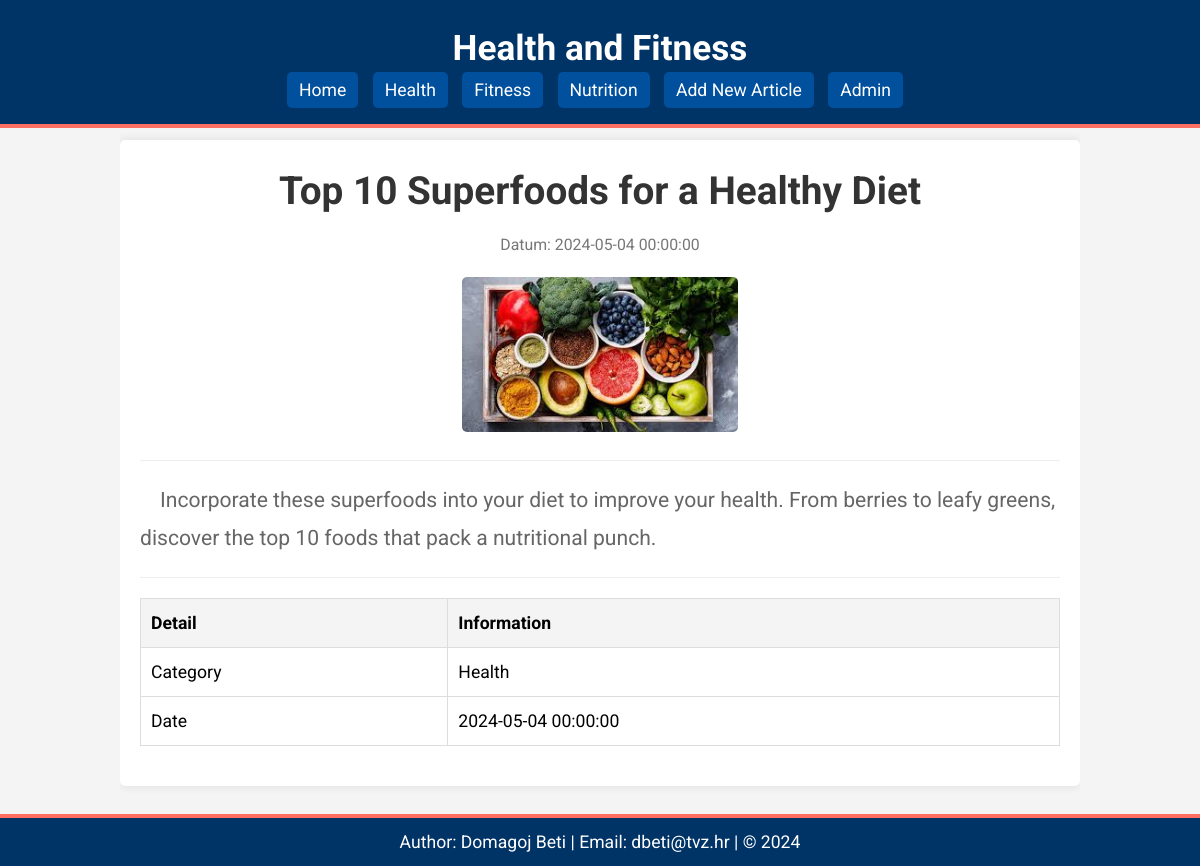
The page /clanak.php?id=3 on the database its author committed.
### tables this page shows
CREATE TABLE `vijesti` (
  `id` int(11) NOT NULL,
  `naslov` varchar(255) NOT NULL,
  `sazetak` text NOT NULL,
  `tekst` text NOT NULL,
  `slika` varchar(255) NOT NULL,
  `kategorija` varchar(50) NOT NULL,
  `arhiva` tinyint(1) NOT NULL DEFAULT 0,
  `datum` datetime NOT NULL
);

### clanak.php (the view, shortened to what this page needs)
<?php include 'header.php'; ?>
<?php
include 'connect.php';
$id = mysqli_real_escape_string($dbc, $_GET['id']);
$query = "SELECT * FROM vijesti WHERE id = '$id'";
$result = mysqli_query($dbc, $query);
if (mysqli_num_rows($result) > 0) {
    $row = mysqli_fetch_assoc($result);
    echo '<article id="' . str_replace(' ', '-', strtolower($row['naslov'])) . '" class="detailed-article">';
    echo '<h3>' . $row['naslov'] . '</h3>';
    echo '<span>' . 'Datum: ' . $row['datum'] . '</span>';
    echo '<div class="article-image-container"><img src="images/' . $row['slika'] . '" alt="' . $row['naslov'] . '"></div>';
    echo '<hr>';
    echo '<p>' . $row['tekst'] . '</p>';
    echo '<hr>';
    echo '<table>';
    echo '<tr><th>Detail</th><th>Information</th></tr>';
    echo '<tr><td>Category</td><td>' . ucfirst($row['kategorija']) . '</td></tr>';
    echo '<tr><td>Date</td><td>' . $row['datum'] . '</td></tr>';
    echo '</table>';
    echo '</article>';
} else {
    echo '<p>Article not found.</p>';
}
?>
<?php include 'footer.php'; ?>

### style.css (style rules this page uses)
* { margin: 0; padding: 0; box-sizing: border-box; }
body { font-family: 'Roboto', sans-serif; line-height: 1.6; background-color: #f4f4f4; padding-top: 120px; padding-bottom: 60px; display: flex; justify-content: center; font-size: 1.1em; }
.detailed-article { background: #fff; padding: 20px; margin-bottom: 20px; box-shadow: 0 0 10px rgba(0, 0, 0, 0.1); border-radius: 5px; font-family: 'Roboto', sans-serif; }
.detailed-article h3 { font-size: 2.2em; margin-bottom: 10px; color: #333; text-align: center; font-weight: bold; }
.detailed-article span { display: block; text-align: center; color: #777; margin-bottom: 20px; font-size: 0.9em; }
.article-image-container { text-align: center; margin: 20px 0; }
.article-image-container img { max-width: 30%; width: 100%; border-radius: 5px; }
.detailed-article p { color: #666; line-height: 1.8; font-size: 1.2em; text-indent: 20px; margin-bottom: 20px; }
.detailed-article hr { border: 0; border-top: 1px solid #eee; margin: 20px 0; }
.detailed-article table { width: 100%; border-collapse: collapse; margin: 20px 0; }
.detailed-article table, .detailed-article th, .detailed-article td { border: 1px solid #ddd; }
.detailed-article th, .detailed-article td { padding: 10px; text-align: left; }
.detailed-article th { background-color: #f4f4f4; font-weight: bold; }

### rows shown on the page
vijesti: naslov "Top 10 Superfoods for a Healthy Diet", datum "2024-05-04 00:00:00", slika (picture), tekst "Incorporate these superfoods into your diet to improve your health. From berries to leafy greens, discover the top 10 foods that pack a nutritional punch.", kategorija "Health"
